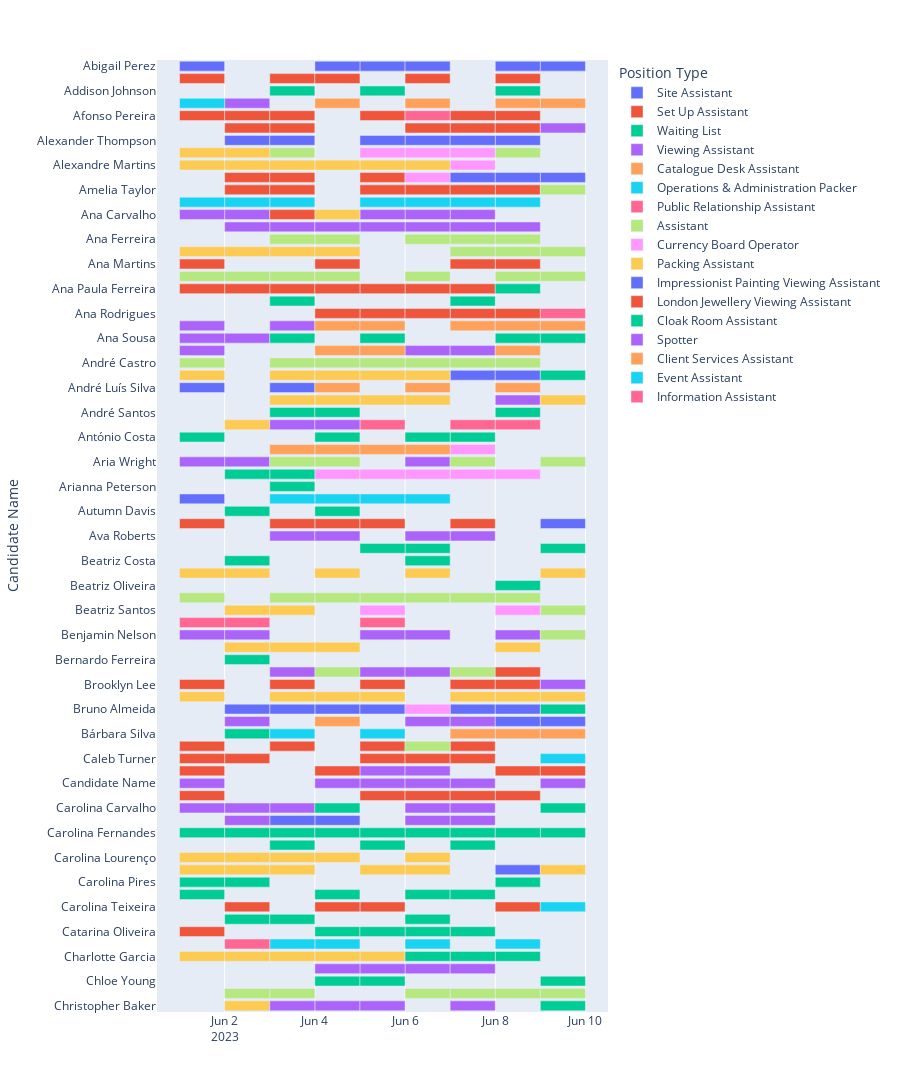
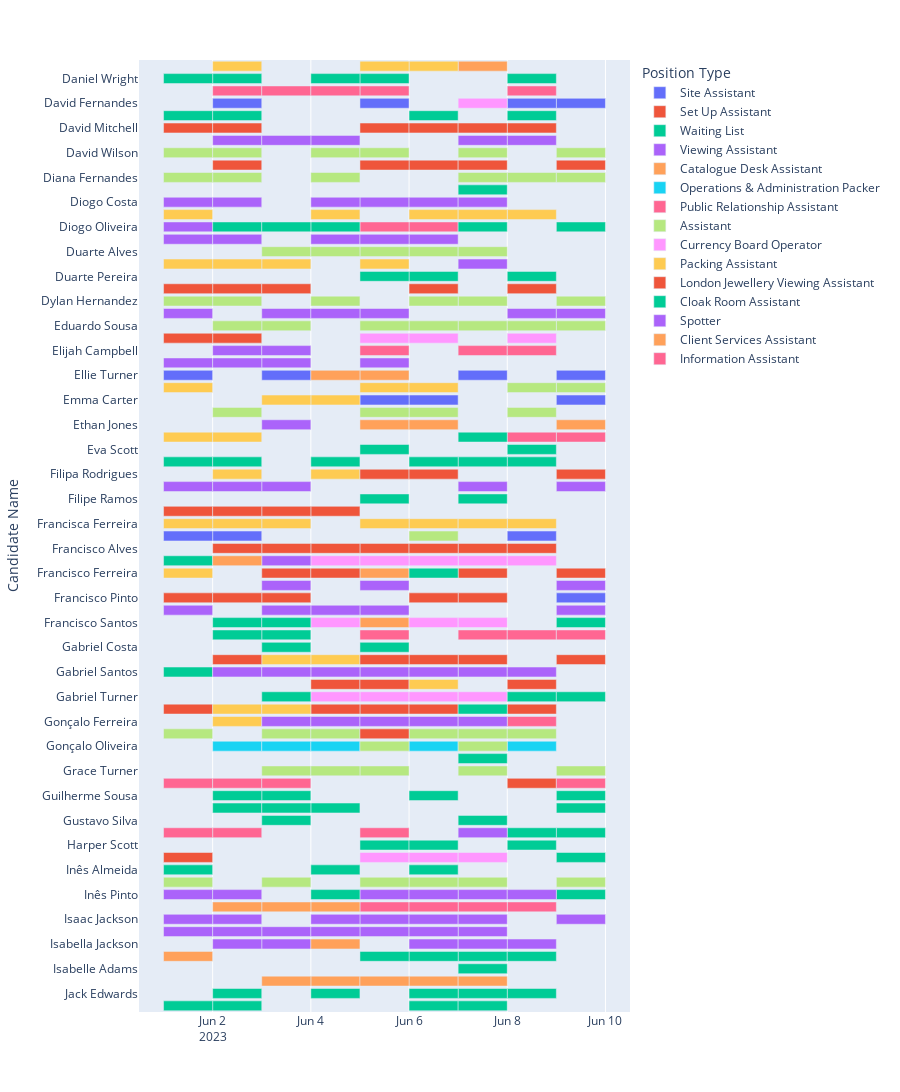
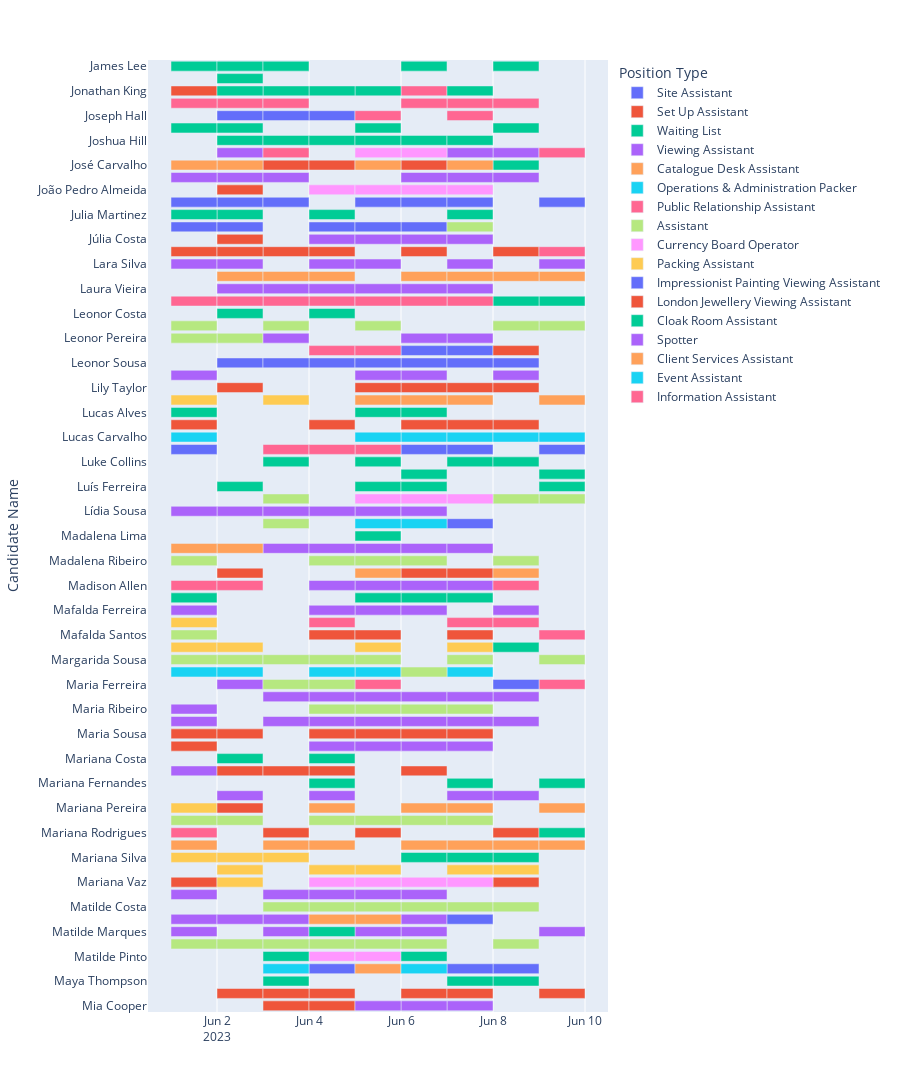
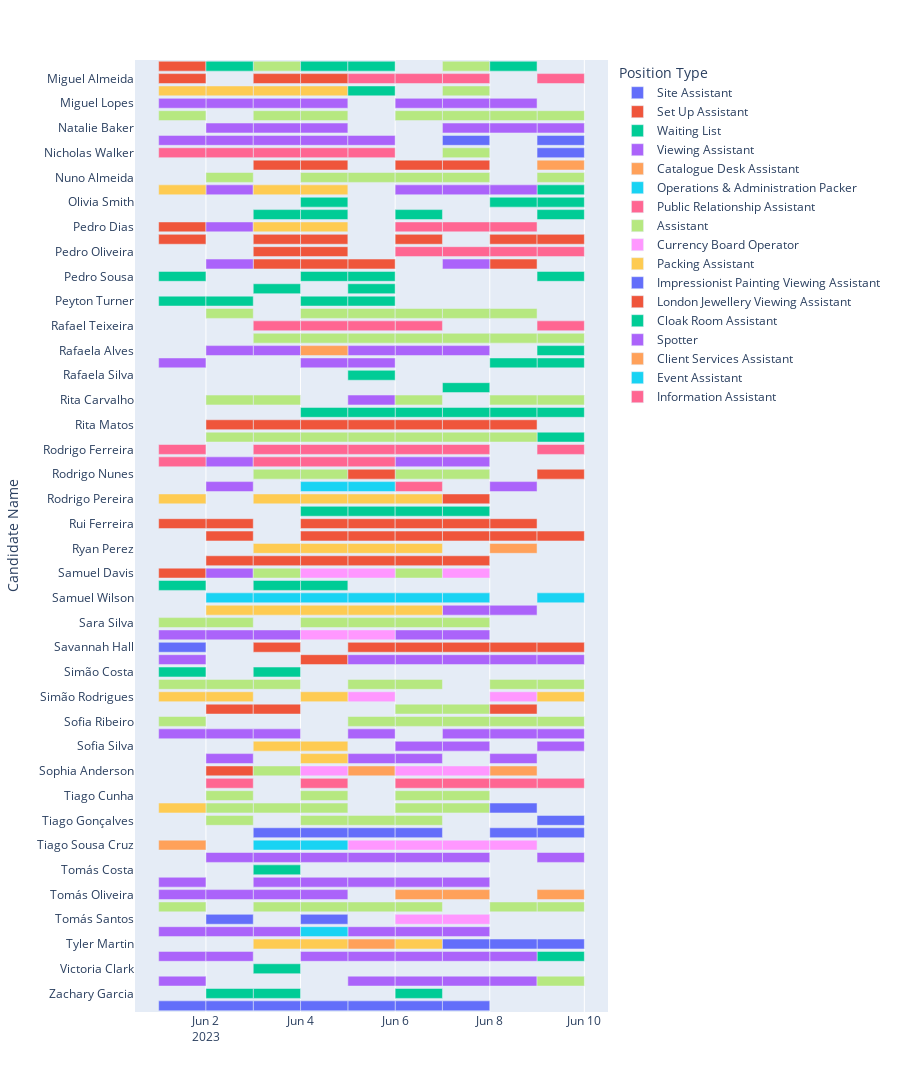

The code cell stored with these charts, in order, in its notebook:
### Code cell
gantt_df = df.copy()
gantt_df["Start"] = gantt_df['Day'].map(lambda x: f"2023-06-{x}")
gantt_df["Finish"] = gantt_df['Day'].map(lambda x: f"2023-06-{x+1}")
gantt_df = gantt_df.sort_values(by=["Candidate Name"])


section_size = len(gantt_df["Candidate Name"].unique()) / 4
prev_name="AAAAAAAAAAAAAAAAAAAAA"
for section in range(4):
    last_name = gantt_df["Candidate Name"].unique()[int(section_size+section_size*section) - 1]
    subset_gantt_df = gantt_df[gantt_df["Candidate Name"] > prev_name][gantt_df["Candidate Name"] <= last_name]
    fig = px.timeline(subset_gantt_df, 
                      x_start="Start", 
                      x_end="Finish", y="Candidate Name", 
                      color="Position Type", 
                      height=1500, 
                      category_orders={"Position Type": gantt_df["Position Type"]},
                      hover_data=["Position", "Start", "Finish", "Candidate Name", "Experience", "Language Skills", "Presentation Skills"]
             )
    fig.update_yaxes(autorange="reversed", categoryorder='array', categoryarray=gantt_df["Candidate Name"])
    fig.write_image(f"section_{section}.png")
    fig.show()
    prev_name = last_name
